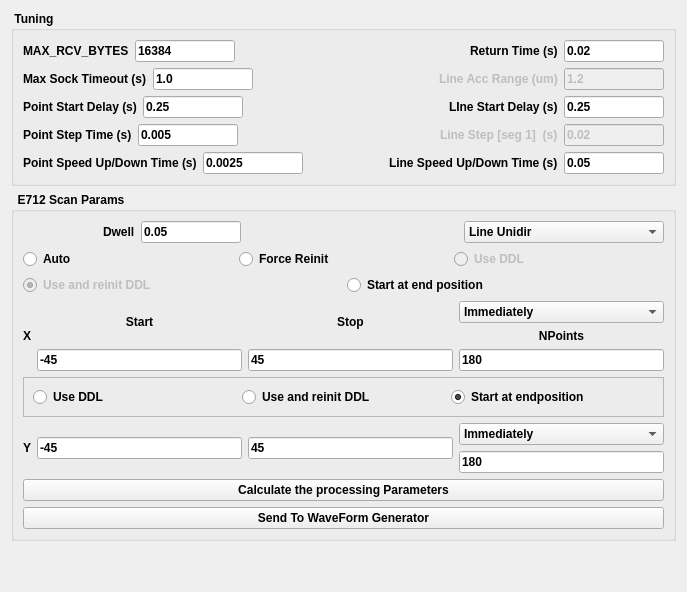
     <widget class="QWidget" name="tab">
      <attribute name="title">
       <string>Parameters</string>
      </attribute>
      <layout class="QVBoxLayout" name="verticalLayout">
       <item>
        <widget class="QGroupBox" name="groupBox_3">
         <property name="font">
          <font>
           <weight>75</weight>
           <bold>true</bold>
          </font>
         </property>
         <property name="title">
          <string> Tuning</string>
         </property>
         <layout class="QVBoxLayout" name="verticalLayout_3">
          <item>
           <layout class="QVBoxLayout" name="verticalLayout_16">
            <item>
             <layout class="QHBoxLayout" name="horizontalLayout_20">
              <item>
               <layout class="QHBoxLayout" name="horizontalLayout_21">
                <item>
                 <widget class="QLabel" name="label_15">
                  <property name="text">
                   <string>MAX_RCV_BYTES</string>
                  </property>
                 </widget>
                </item>
                <item>
                 <widget class="QLineEdit" name="maxRcvBytesFld">
                  <property name="maximumSize">
                   <size>
                    <width>100</width>
                    <height>16777215</height>
                   </size>
                  </property>
                  <property name="text">
                   <string>16384</string>
                  </property>
                 </widget>
                </item>
                <item>
                 <spacer name="horizontalSpacer_11">
                  <property name="orientation">
                   <enum>Qt::Horizontal</enum>
                  </property>
                  <property name="sizeHint" stdset="0">
                   <size>
                    <width>40</width>
                    <height>20</height>
                   </size>
                  </property>
                 </spacer>
                </item>
                <item>
                 <widget class="QLabel" name="label_16">
                  <property name="text">
                   <string>Return Time (s)</string>
                  </property>
                 </widget>
                </item>
                <item>
                 <widget class="QLineEdit" name="returnTimeFld">
                  <property name="maximumSize">
                   <size>
                    <width>100</width>
                    <height>16777215</height>
                   </size>
                  </property>
                  <property name="text">
                   <string>0.02</string>
                  </property>
                 </widget>
                </item>
               </layout>
              </item>
             </layout>
            </item>
            <item>
             <layout class="QHBoxLayout" name="horizontalLayout_25">
              <item>
               <widget class="QLabel" name="label_17">
                <property name="text">
                 <string>Max Sock Timeout (s)</string>
                </property>
               </widget>
              </item>
              <item>
               <widget class="QLineEdit" name="maxSockTimeoutFld">
                <property name="maximumSize">
                 <size>
                  <width>100</width>
                  <height>16777215</height>
                 </size>
                </property>
                <property name="text">
                 <string>1.0</string>
                </property>
               </widget>
              </item>
              <item>
               <spacer name="horizontalSpacer_12">
                <property name="orientation">
                 <enum>Qt::Horizontal</enum>
                </property>
                <property name="sizeHint" stdset="0">
                 <size>
                  <width>40</width>
                  <height>20</height>
                 </size>
                </property>
               </spacer>
              </item>
              <item>
               <layout class="QHBoxLayout" name="horizontalLayout_26">
                <item>
                 <spacer name="horizontalSpacer_2">
                  <property name="orientation">
                   <enum>Qt::Horizontal</enum>
                  </property>
                  <property name="sizeHint" stdset="0">
                   <size>
                    <width>40</width>
                    <height>20</height>
                   </size>
                  </property>
                 </spacer>
                </item>
                <item>
                 <widget class="QLabel" name="label_18">
                  <property name="enabled">
                   <bool>false</bool>
                  </property>
                  <property name="text">
                   <string>Line Acc Range (um)</string>
                  </property>
                 </widget>
                </item>
                <item>
                 <widget class="QLineEdit" name="lineAccRangeFld">
                  <property name="enabled">
                   <bool>false</bool>
                  </property>
                  <property name="maximumSize">
                   <size>
                    <width>100</width>
                    <height>16777215</height>
                   </size>
                  </property>
                  <property name="text">
                   <string>1.2</string>
                  </property>
                 </widget>
                </item>
               </layout>
              </item>
             </layout>
            </item>
           </layout>
          </item>
          <item>
           <layout class="QHBoxLayout" name="horizontalLayout">
            <item>
             <widget class="QLabel" name="label">
              <property name="text">
               <string>Point Start Delay (s)</string>
              </property>
             </widget>
            </item>
            <item>
             <widget class="QLineEdit" name="pntStartDelayFld">
              <property name="maximumSize">
               <size>
                <width>100</width>
                <height>16777215</height>
               </size>
              </property>
              <property name="text">
               <string>0.25</string>
              </property>
             </widget>
            </item>
            <item>
             <spacer name="horizontalSpacer">
              <property name="orientation">
               <enum>Qt::Horizontal</enum>
              </property>
              <property name="sizeHint" stdset="0">
               <size>
                <width>40</width>
                <height>20</height>
               </size>
              </property>
             </spacer>
            </item>
            <item>
             <widget class="QLabel" name="label_2">
              <property name="text">
               <string>LIne Start Delay (s)</string>
              </property>
             </widget>
            </item>
            <item>
             <widget class="QLineEdit" name="lineStartDelayFld">
              <property name="maximumSize">
               <size>
                <width>100</width>
                <height>16777215</height>
               </size>
              </property>
              <property name="text">
               <string>0.25</string>
              </property>
             </widget>
            </item>
           </layout>
          </item>
          <item>
           <layout class="QHBoxLayout" name="horizontalLayout_27">
            <item>
             <layout class="QHBoxLayout" name="horizontalLayout_28">
              <item>
               <widget class="QLabel" name="label_19">
                <property name="text">
                 <string>Point Step Time (s)</string>
                </property>
               </widget>
              </item>
              <item>
               <widget class="QLineEdit" name="pntStepTimeFld">
                <property name="maximumSize">
                 <size>
                  <width>100</width>
                  <height>16777215</height>
                 </size>
                </property>
                <property name="text">
                 <string>0.005</string>
                </property>
               </widget>
              </item>
              <item>
               <spacer name="horizontalSpacer_13">
                <property name="orientation">
                 <enum>Qt::Horizontal</enum>
                </property>
                <property name="sizeHint" stdset="0">
                 <size>
                  <width>40</width>
                  <height>20</height>
                 </size>
                </property>
               </spacer>
              </item>
             </layout>
            </item>
            <item>
             <layout class="QHBoxLayout" name="horizontalLayout_29">
              <item>
               <spacer name="horizontalSpacer_14">
                <property name="orientation">
                 <enum>Qt::Horizontal</enum>
                </property>
                <property name="sizeHint" stdset="0">
                 <size>
                  <width>40</width>
                  <height>20</height>
                 </size>
                </property>
               </spacer>
              </item>
              <item>
               <widget class="QLabel" name="label_20">
                <property name="enabled">
                 <bool>false</bool>
                </property>
                <property name="text">
                 <string>Line Step [seg 1]  (s)</string>
                </property>
               </widget>
              </item>
              <item>
               <widget class="QLineEdit" name="lineStepTimeFld">
                <property name="enabled">
                 <bool>false</bool>
                </property>
                <property name="maximumSize">
                 <size>
                  <width>100</width>
                  <height>16777215</height>
                 </size>
                </property>
                <property name="text">
                 <string>0.02</string>
                </property>
               </widget>
              </item>
             </layout>
            </item>
           </layout>
          </item>
          <item>
           <layout class="QHBoxLayout" name="horizontalLayout_30">
            <item>
             <layout class="QHBoxLayout" name="horizontalLayout_31">
              <item>
               <widget class="QLabel" name="label_21">
                <property name="text">
                 <string>Point Speed Up/Down Time (s)</string>
                </property>
               </widget>
              </item>
              <item>
               <widget class="QLineEdit" name="pntUpDownTimeFld">
                <property name="maximumSize">
                 <size>
                  <width>100</width>
                  <height>16777215</height>
                 </size>
                </property>
                <property name="text">
                 <string>0.0025</string>
                </property>
               </widget>
              </item>
              <item>
               <spacer name="horizontalSpacer_15">
                <property name="orientation">
                 <enum>Qt::Horizontal</enum>
                </property>
                <property name="sizeHint" stdset="0">
                 <size>
                  <width>40</width>
                  <height>20</height>
                 </size>
                </property>
               </spacer>
              </item>
             </layout>
            </item>
            <item>
             <layout class="QHBoxLayout" name="horizontalLayout_32">
              <item>
               <spacer name="horizontalSpacer_16">
                <property name="orientation">
                 <enum>Qt::Horizontal</enum>
                </property>
                <property name="sizeHint" stdset="0">
                 <size>
                  <width>40</width>
                  <height>20</height>
                 </size>
                </property>
               </spacer>
              </item>
              <item>
               <widget class="QLabel" name="label_22">
                <property name="text">
                 <string>Line Speed Up/Down Time (s)</string>
                </property>
               </widget>
              </item>
              <item>
               <widget class="QLineEdit" name="lineUpDownTimeFld">
                <property name="maximumSize">
                 <size>
                  <width>100</width>
                  <height>16777215</height>
                 </size>
                </property>
                <property name="text">
                 <string>0.05</string>
                </property>
               </widget>
              </item>
             </layout>
            </item>
           </layout>
          </item>
         </layout>
        </widget>
       </item>
       <item>
        <widget class="QGroupBox" name="groupBox">
         <property name="font">
          <font>
           <weight>75</weight>
           <bold>true</bold>
          </font>
         </property>
         <property name="title">
          <string>  E712 Scan Params </string>
         </property>
         <layout class="QVBoxLayout" name="verticalLayout_17">
          <item>
           <layout class="QHBoxLayout" name="horizontalLayout_34">
            <item>
             <layout class="QHBoxLayout" name="horizontalLayout_35">
              <item>
               <spacer name="horizontalSpacer_17">
                <property name="orientation">
                 <enum>Qt::Horizontal</enum>
                </property>
                <property name="sizeHint" stdset="0">
                 <size>
                  <width>40</width>
                  <height>20</height>
                 </size>
                </property>
               </spacer>
              </item>
              <item>
               <widget class="QLabel" name="label_23">
                <property name="minimumSize">
                 <size>
                  <width>0</width>
                  <height>0</height>
                 </size>
                </property>
                <property name="text">
                 <string>Dwell</string>
                </property>
               </widget>
              </item>
              <item>
               <widget class="QLineEdit" name="dwellFld">
                <property name="maximumSize">
                 <size>
                  <width>100</width>
                  <height>16777215</height>
                 </size>
                </property>
                <property name="text">
                 <string>0.05</string>
                </property>
               </widget>
              </item>
             </layout>
            </item>
            <item>
             <spacer name="horizontalSpacer_18">
              <property name="orientation">
               <enum>Qt::Horizontal</enum>
              </property>
              <property name="sizeHint" stdset="0">
               <size>
                <width>100</width>
                <height>20</height>
               </size>
              </property>
             </spacer>
            </item>
            <item>
             <widget class="QComboBox" name="modeComboBox">
              <property name="minimumSize">
               <size>
                <width>200</width>
                <height>0</height>
               </size>
              </property>
              <property name="currentIndex">
               <number>1</number>
              </property>
              <property name="maxVisibleItems">
               <number>2</number>
              </property>
              <property name="sizeAdjustPolicy">
               <enum>QComboBox::AdjustToContentsOnFirstShow</enum>
              </property>
              <property name="frame">
               <bool>true</bool>
              </property>
              <item>
               <property name="text">
                <string>Point by Point</string>
               </property>
              </item>
              <item>
               <property name="text">
                <string>Line Unidir</string>
               </property>
              </item>
             </widget>
            </item>
           </layout>
          </item>
          <item>
           <layout class="QHBoxLayout" name="horizontalLayout_36">
            <item>
             <widget class="QRadioButton" name="autoDDLRadBtn">
              <property name="text">
               <string>Auto</string>
              </property>
             </widget>
            </item>
            <item>
             <widget class="QRadioButton" name="xForceReinitRadBtn">
              <property name="text">
               <string>Force Reinit</string>
              </property>
             </widget>
            </item>
            <item>
             <widget class="QRadioButton" name="xUseDDLRadBtn">
              <property name="enabled">
               <bool>false</bool>
              </property>
              <property name="text">
               <string>Use DDL</string>
              </property>
             </widget>
            </item>
           </layout>
          </item>
          <item>
           <layout class="QHBoxLayout" name="horizontalLayout_37">
            <item>
             <widget class="QRadioButton" name="xUseReinitDDLRadBtn">
              <property name="enabled">
               <bool>false</bool>
              </property>
              <property name="text">
               <string>Use and reinit DDL</string>
              </property>
              <property name="checked">
               <bool>true</bool>
              </property>
             </widget>
            </item>
            <item>
             <widget class="QRadioButton" name="xStartEndPosRadBtn">
              <property name="text">
               <string>Start at end position</string>
              </property>
             </widget>
            </item>
           </layout>
          </item>
          <item>
           <layout class="QHBoxLayout" name="horizontalLayout_38">
            <item>
             <widget class="QLabel" name="label_24">
              <property name="text">
               <string>X</string>
              </property>
             </widget>
            </item>
            <item>
             <layout class="QVBoxLayout" name="verticalLayout_18">
              <item>
               <widget class="QLabel" name="label_25">
                <property name="text">
                 <string>Start</string>
                </property>
                <property name="alignment">
                 <set>Qt::AlignCenter</set>
                </property>
               </widget>
              </item>
              <item>
               <widget class="QLineEdit" name="xstartFld">
                <property name="text">
                 <string>-45</string>
                </property>
               </widget>
              </item>
             </layout>
            </item>
            <item>
             <layout class="QVBoxLayout" name="verticalLayout_19">
              <item>
               <widget class="QLabel" name="label_26">
                <property name="text">
                 <string>Stop</string>
                </property>
                <property name="alignment">
                 <set>Qt::AlignCenter</set>
                </property>
               </widget>
              </item>
              <item>
               <widget class="QLineEdit" name="xstopFld">
                <property name="text">
                 <string>45</string>
                </property>
               </widget>
              </item>
             </layout>
            </item>
            <item>
             <layout class="QVBoxLayout" name="verticalLayout_20">
              <item>
               <widget class="QComboBox" name="xStartModeComboBox">
                <property name="currentIndex">
                 <number>1</number>
                </property>
                <item>
                 <property name="text">
                  <string>Do Not Start</string>
                 </property>
                </item>
                <item>
                 <property name="text">
                  <string>Immediately</string>
                 </property>
                </item>
               </widget>
              </item>
              <item>
               <widget class="QLabel" name="label_27">
                <property name="text">
                 <string>NPoints</string>
                </property>
                <property name="alignment">
                 <set>Qt::AlignCenter</set>
                </property>
               </widget>
              </item>
              <item>
               <widget class="QLineEdit" name="xnpointsFld">
                <property name="text">
                 <string>180</string>
                </property>
               </widget>
              </item>
             </layout>
            </item>
           </layout>
          </item>
          <item>
           <widget class="QFrame" name="frame_2">
            <property name="minimumSize">
             <size>
              <width>0</width>
              <height>30</height>
             </size>
            </property>
            <property name="frameShape">
             <enum>QFrame::StyledPanel</enum>
            </property>
            <property name="frameShadow">
             <enum>QFrame::Raised</enum>
            </property>
            <layout class="QHBoxLayout" name="horizontalLayout_39">
             <item>
              <widget class="QRadioButton" name="yUseDDLRadBtn">
               <property name="text">
                <string>Use DDL</string>
               </property>
              </widget>
             </item>
             <item>
              <widget class="QRadioButton" name="yUseReinitDDLRadBtn">
               <property name="text">
                <string>Use and reinit DDL</string>
               </property>
              </widget>
             </item>
             <item>
              <widget class="QRadioButton" name="yStartEndPosRadBtn">
               <property name="text">
                <string>Start at endposition</string>
               </property>
               <property name="checked">
                <bool>true</bool>
               </property>
              </widget>
             </item>
            </layout>
           </widget>
          </item>
          <item>
           <layout class="QHBoxLayout" name="horizontalLayout_40">
            <item>
             <widget class="QLabel" name="label_28">
              <property name="text">
               <string>Y</string>
              </property>
             </widget>
            </item>
            <item>
             <layout class="QVBoxLayout" name="verticalLayout_21">
              <item>
               <widget class="QLineEdit" name="ystartFld">
                <property name="text">
                 <string>-45</string>
                </property>
               </widget>
              </item>
             </layout>
            </item>
            <item>
             <layout class="QVBoxLayout" name="verticalLayout_22">
              <item>
               <widget class="QLineEdit" name="ystopFld">
                <property name="text">
                 <string>45</string>
                </property>
               </widget>
              </item>
             </layout>
            </item>
            <item>
             <layout class="QVBoxLayout" name="verticalLayout_23">
              <item>
               <widget class="QComboBox" name="yStartModeComboBox">
                <property name="currentIndex">
                 <number>1</number>
                </property>
                <item>
                 <property name="text">
                  <string>Do Not Start</string>
                 </property>
                </item>
                <item>
                 <property name="text">
                  <string>Immediately</string>
                 </property>
                </item>
               </widget>
              </item>
              <item>
               <widget class="QLineEdit" name="ynpointsFld">
                <property name="text">
                 <string>180</string>
                </property>
               </widget>
              </item>
             </layout>
            </item>
           </layout>
          </item>
          <item>
           <widget class="QPushButton" name="calcProcParmsBtn">
            <property name="text">
             <string>Calculate the processing Parameters</string>
            </property>
           </widget>
          </item>
          <item>
           <widget class="QPushButton" name="sendWvBtn">
            <property name="text">
             <string>Send To WaveForm Generator</string>
            </property>
           </widget>
          </item>
         </layout>
        </widget>
       </item>
       <item>
        <spacer name="verticalSpacer_2">
         <property name="orientation">
          <enum>Qt::Vertical</enum>
         </property>
         <property name="sizeHint" stdset="0">
          <size>
           <width>20</width>
           <height>40</height>
          </size>
         </property>
        </spacer>
       </item>
      </layout>
     </widget>
